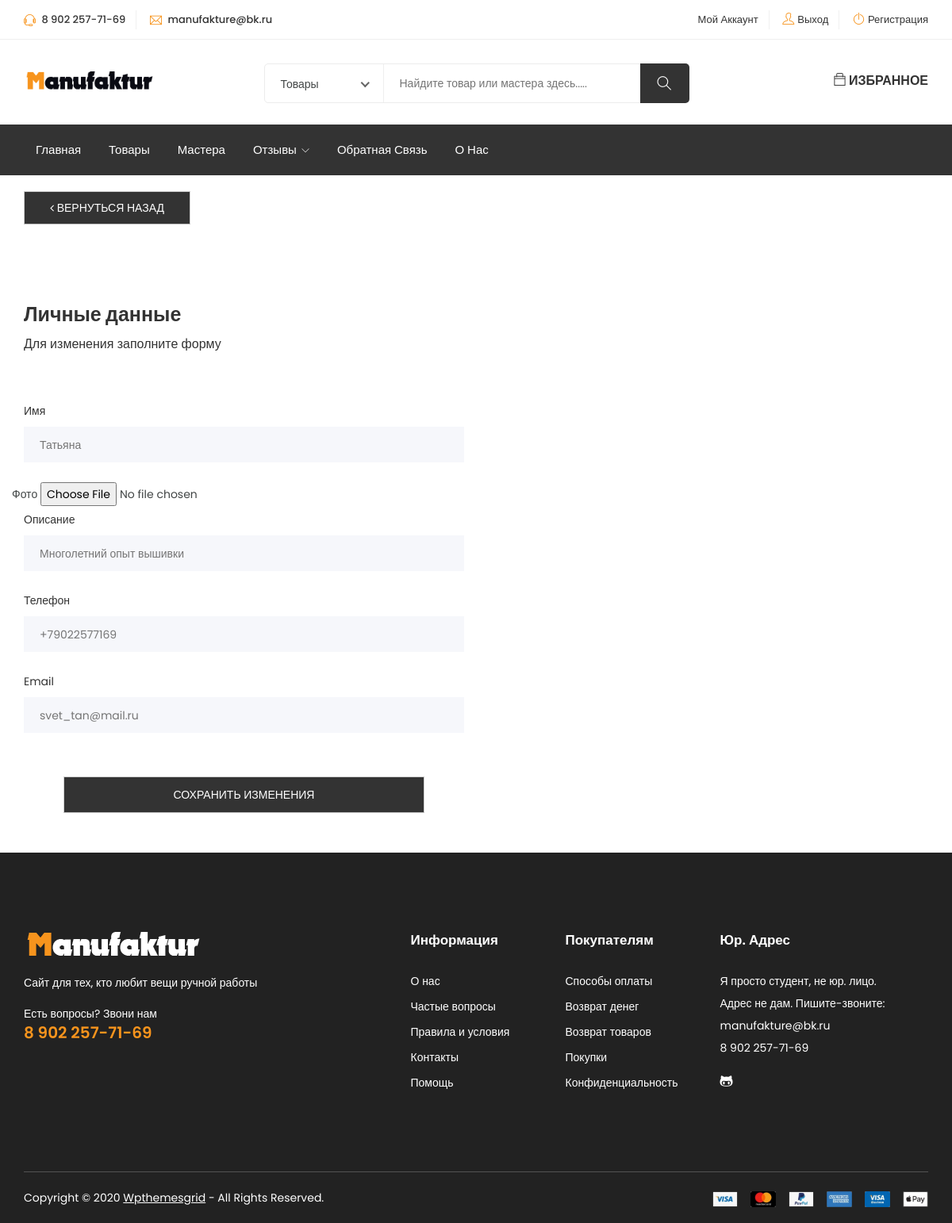
Page /change_personal_info/ (signed in) on the committed database.
### shop/models.py (models this page shows, shortened)
class Salesman(models.Model):
    user = models.OneToOneField(CustomUser, on_delete=models.CASCADE)
    phone = PhoneNumberField()
    photo = models.ImageField(upload_to="static/salesmans_photo")
    likes = models.ManyToManyField(CustomUser, related_name='likes', blank=True)
    description = models.TextField()
    categories = models.ManyToManyField(Category, related_name='categories', blank=True)
    signup_date = models.DateTimeField(auto_now_add=True)
    moderate = models.BooleanField(default=False)

class CustomUser(AbstractUser):
    def __str__(self):
        return self.username

### shop/views.py (the view, shortened to what this page needs)
# urls.py: path('change_personal_info/', change_personal_info, name='change_personal_info'),
def change_personal_info(request):
    salesman = Salesman.objects.get(user=request.user)
    context = {'salesman': salesman}
    return render(request, 'change_personal_info.html', context)

### templates/change_personal_info.html (shortened to what this page needs)
{% extends "index.html" %}
{% load static %}
{% block menu_home_button %}
<li><a href={% url 'home' %}>Главная</a></li>
{% endblock %}
{% block content %}
<section class="shop checkout section">
	<div class="container">
		<div class="row">
			<div class="col-lg-12 col-12">
				<div class="content">
					<div class="button">
						<a href="{% url 'account' %}">
							<button class="btn" type="button">
								<i class="fa fa-angle-left" aria-hidden="true"></i> ВЕРНУТЬСЯ НАЗАД
							</button>
						</a>
					</div>
				</div>
			</div>
		</div>
	</div>
</section>
<section class="shop checkout section">
	<div class="container">
		<div class="row">
			<div class="col-lg-8 col-12">
				<div class="checkout-form">
					<h2>Личные данные</h2>
					<p>Для изменения заполните форму</p>
				</div>
			</div>
			<div class="col-lg-6 col-12">
				<div class="checkout-form">
					<form class="form" enctype="multipart/form-data" method="post" action="#">
						<div class="row">
							<div class="col-lg-12 col-md-12 col-12">
								<div class="form-group">
									<label>Имя</label>
									<input type="text" name="first_name" placeholder="{{ salesman.user.first_name }}">
								</div>
							</div>
                            <div class="content">
								<div class="button">
									<label>Фото</label>
									<input type="file" accept="image/jpeg,image/png" name="photo" placeholder="Выберите фото">
								</div>
							</div>
							<div class="col-lg-12 col-md-12 col-12">
								<div class="form-group">
									<label>Описание</label>
									<input type="text" name="description" placeholder="{{ salesman.description }}">
								</div>
							</div>
                            <div class="col-lg-12 col-md-12 col-12">
                                <div class="form-group">
                                    <label>Телефон</label>
                                    <input type="tel" name="phone" placeholder="{{ salesman.phone }}">
                                </div>
                            </div>
                            <div class="col-lg-12 col-md-12 col-12">
                                <div class="form-group">
                                    <label>Email</label>
                                    <input type="email" name="email" placeholder="{{ salesman.user.email }}">
                                </div>
                            </div>
						</div>
						<div class="col-lg-12 col-md-12 col-12">
							<div class="single-widget get-button">
								<div class="content">
									<div class="button">
										<button class="btn" type="submit">сохранить изменения</button>
									</div>
								</div>
							</div>
						</div>
					</form>
				</div>
			</div>
		</div>
	</div>
</section>
{% endblock %}

### rows in the picture
Salesman: first_name "Татьяна", description "Многолетний опыт вышивки", phone "+79022577169", email "svet_tan@mail.ru"
